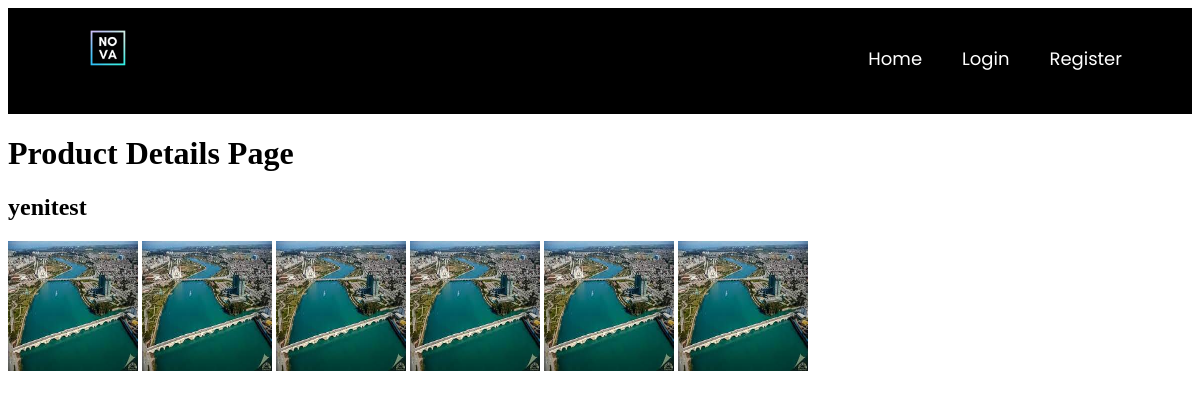
Page /product_details/57 on the committed database.
### main/models.py (models this page shows, shortened)
class Post(models.Model):
    ouruser = models.ForeignKey(ourUser, null=True, on_delete=models.CASCADE)
    post_title = models.CharField(max_length=255,null=True)
    post_description = models.TextField()
    price = models.DecimalField(decimal_places=2 , max_digits=12)
    location = models.CharField(max_length=255,null=True,choices=city)
    postType = models.CharField(choices=RorS , max_length=50, null=True , default='For Sale')
    floor = models.DecimalField(decimal_places=0 , max_digits=3 ,null=True)
    building_age = models.DecimalField(decimal_places=0, max_digits=2 , null=True)
    area = models.DecimalField(decimal_places=0,max_digits=4 ,null=True)
    isFurniture = models.CharField(choices=Furniture ,null=True,max_length=50,default="No")
    building_type = models.CharField(choices=b_types ,null=True ,max_length=50)

class PostImages(models.Model):
    image = models.ImageField(null=True, blank=True)
    gallery = models.ForeignKey(Post,null=True,on_delete= models.CASCADE)

### main/views.py (the view)
# urls.py: path('product_details/<int:pk>', views.productdetails, name="product_details"),
def productdetails(request, pk):
    posts = Post.objects.get(id=pk)
    pimage = PostImages.objects.filter(gallery=posts)
    return render(request, 'main/product_details.html', { 'posts':posts ,'pimage':pimage} )

### main/templates/main/product_details.html
{% extends 'main/mainpage.html' %}
{% load static %}
{% block content %}
<h1>Product Details Page</h1>
<h2>{{posts.post_title}}</h2>
{% for i in pimage %}
    <img src="{% static i.image.url %}" alt="Profile Pic" height="130px" width="130px"/>
{% endfor %}
{% endblock %}

### main/templates/main/mainpage.html (style rules this page uses)
body.g { background-image: url('/static/images/breno-assis-r3WAWU5Fi5Q-unsplash.jpg'); background-size: cover; background-repeat: no-repeat; background-attachment: fixed; }

### rows in the picture
Post: post_title "yenitest"
PostImages: image (picture)
PostImages: image (picture)
PostImages: image (picture)
PostImages: image (picture)
PostImages: image (picture)
PostImages: image (picture)
